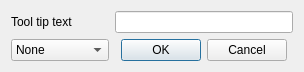
<?xml version="1.0" encoding="UTF-8"?>
<ui version="4.0">
 <class>SetToolTip</class>
 <widget class="QDialog" name="SetToolTip">
  <property name="windowModality">
   <enum>Qt::WindowModal</enum>
  </property>
  <property name="geometry">
   <rect>
    <x>0</x>
    <y>0</y>
    <width>288</width>
    <height>69</height>
   </rect>
  </property>
  <property name="sizePolicy">
   <sizepolicy hsizetype="Expanding" vsizetype="Maximum">
    <horstretch>0</horstretch>
    <verstretch>0</verstretch>
   </sizepolicy>
  </property>
  <property name="windowTitle">
   <string>Set tool tip</string>
  </property>
  <property name="modal">
   <bool>true</bool>
  </property>
  <layout class="QGridLayout" name="gridLayout">
   <item row="1" column="2">
    <widget class="QDialogButtonBox" name="buttonBox">
     <property name="standardButtons">
      <set>QDialogButtonBox::Cancel|QDialogButtonBox::Ok</set>
     </property>
    </widget>
   </item>
   <item row="1" column="0">
    <widget class="QComboBox" name="cmbType">
     <property name="sizePolicy">
      <sizepolicy hsizetype="Preferred" vsizetype="Maximum">
       <horstretch>0</horstretch>
       <verstretch>0</verstretch>
      </sizepolicy>
     </property>
     <item>
      <property name="text">
       <string>None</string>
      </property>
     </item>
     <item>
      <property name="text">
       <string>Acronym</string>
      </property>
     </item>
     <item>
      <property name="text">
       <string>Abbreviation</string>
      </property>
     </item>
    </widget>
   </item>
   <item row="1" column="1">
    <spacer name="horizontalSpacer">
     <property name="orientation">
      <enum>Qt::Horizontal</enum>
     </property>
     <property name="sizeHint" stdset="0">
      <size>
       <width>40</width>
       <height>20</height>
      </size>
     </property>
    </spacer>
   </item>
   <item row="0" column="1" colspan="3">
    <widget class="QLineEdit" name="ledToolTipText">
     <property name="sizePolicy">
      <sizepolicy hsizetype="Expanding" vsizetype="Maximum">
       <horstretch>0</horstretch>
       <verstretch>0</verstretch>
      </sizepolicy>
     </property>
    </widget>
   </item>
   <item row="0" column="0">
    <widget class="QLabel" name="lblToolTipText">
     <property name="sizePolicy">
      <sizepolicy hsizetype="Maximum" vsizetype="Preferred">
       <horstretch>0</horstretch>
       <verstretch>0</verstretch>
      </sizepolicy>
     </property>
     <property name="text">
      <string>Tool tip text</string>
     </property>
     <property name="buddy">
      <cstring>ledToolTipText</cstring>
     </property>
    </widget>
   </item>
  </layout>
 </widget>
 <tabstops>
  <tabstop>ledToolTipText</tabstop>
  <tabstop>cmbType</tabstop>
 </tabstops>
 <resources/>
 <connections>
  <connection>
   <sender>buttonBox</sender>
   <signal>accepted()</signal>
   <receiver>SetToolTip</receiver>
   <slot>accept()</slot>
   <hints>
    <hint type="sourcelabel">
     <x>248</x>
     <y>254</y>
    </hint>
    <hint type="destinationlabel">
     <x>157</x>
     <y>274</y>
    </hint>
   </hints>
  </connection>
  <connection>
   <sender>buttonBox</sender>
   <signal>rejected()</signal>
   <receiver>SetToolTip</receiver>
   <slot>reject()</slot>
   <hints>
    <hint type="sourcelabel">
     <x>316</x>
     <y>260</y>
    </hint>
    <hint type="destinationlabel">
     <x>286</x>
     <y>274</y>
    </hint>
   </hints>
  </connection>
 </connections>
</ui>
